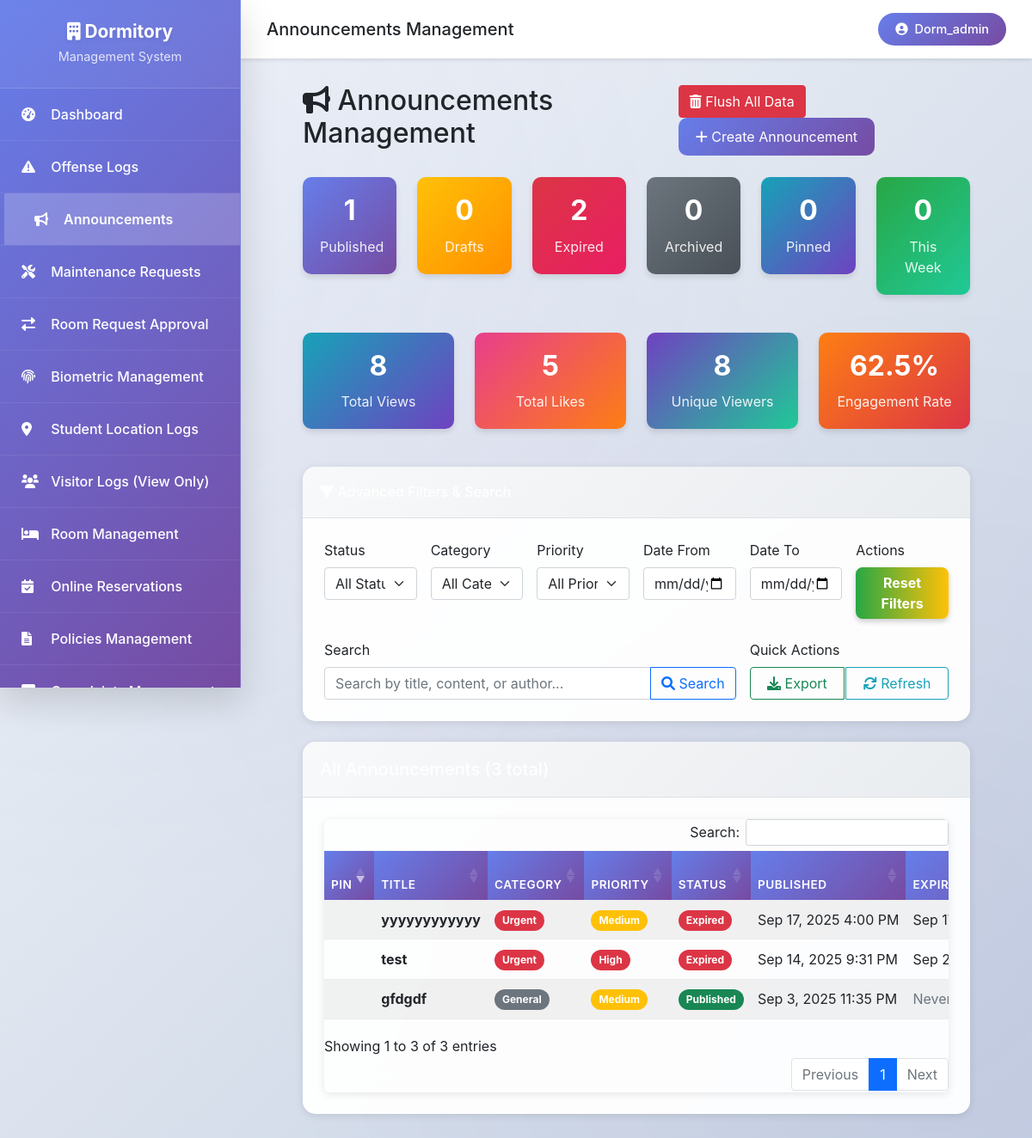
The page /admin/announcements.php (signed in) on the database its author committed.
### tables this page shows
CREATE TABLE `announcements` (
  `id` int(11) NOT NULL AUTO_INCREMENT,
  `title` varchar(200) NOT NULL,
  `content` text NOT NULL,
  `category` enum('general','urgent','events','maintenance','academic','sports') DEFAULT 'general',
  `priority` enum('low','medium','high','urgent') DEFAULT 'medium',
  `status` enum('draft','published') DEFAULT 'draft',
  `published_at` timestamp NULL DEFAULT NULL,
  `expires_at` timestamp NULL DEFAULT NULL,
  `is_pinned` tinyint(1) DEFAULT 0,
  `is_archived` tinyint(1) DEFAULT 0,
  `view_count` int(11) DEFAULT 0,
  `like_count` int(11) DEFAULT 0,
  `created_by` int(11) DEFAULT NULL,
  `created_at` timestamp NOT NULL DEFAULT current_timestamp(),
  `updated_at` timestamp NOT NULL DEFAULT current_timestamp() ON UPDATE current_timestamp(),
  PRIMARY KEY (`id`),
  KEY `created_by` (`created_by`),
  KEY `idx_announcements_status` (`status`),
  KEY `idx_announcements_published_at` (`published_at`),
  KEY `idx_announcements_expires_at` (`expires_at`),
  KEY `idx_announcements_is_pinned` (`is_pinned`),
  KEY `idx_announcements_is_archived` (`is_archived`),
  KEY `idx_announcements_category` (`category`),
  KEY `idx_announcements_priority` (`priority`),
  KEY `idx_announcements_published` (`published_at`),
  KEY `idx_announcements_pinned` (`is_pinned`),
  KEY `idx_announcements_archived` (`is_archived`),
  CONSTRAINT `announcements_ibfk_1` FOREIGN KEY (`created_by`) REFERENCES `admins` (`id`) ON DELETE SET NULL
);

### admin/announcements.php (the view, shortened to what this page needs)
<?php
include 'includes/header.php';
$pdo = getConnection();
try {
    $stmt = $pdo->query("SHOW COLUMNS FROM announcements LIKE 'category'");
    $has_new_columns = $stmt->fetch() !== false;
    $check_views = $pdo->query("SHOW TABLES LIKE 'announcement_views'");
    $check_likes = $pdo->query("SHOW TABLES LIKE 'announcement_likes'");
    $has_analytics = $check_views->rowCount() > 0 && $check_likes->rowCount() > 0;
    if ($has_new_columns && $has_analytics) {
        $stmt = $pdo->query("SELECT a.*,
            adm.username as created_by_name,
            CASE
                WHEN a.is_archived = 1 THEN 'archived'
                WHEN a.expires_at IS NOT NULL AND a.expires_at < NOW() THEN 'expired'
                WHEN a.status = 'published' THEN 'published'
                ELSE 'draft'
            END as display_status,
            COALESCE(a.view_count, 0) as view_count,
            COALESCE(a.like_count, 0) as like_count,
            (SELECT COUNT(*) FROM announcement_comments ac WHERE ac.announcement_id = a.id AND ac.is_deleted = 0) as comment_count,
            (SELECT COUNT(DISTINCT av.student_id) FROM announcement_views av WHERE av.announcement_id = a.id) as unique_viewers,
            (SELECT COUNT(DISTINCT al.student_id) FROM announcement_likes al WHERE al.announcement_id = a.id) as unique_likers
            FROM announcements a
            LEFT JOIN admins adm ON a.created_by = adm.id
            ORDER BY a.is_pinned DESC, a.published_at DESC, a.created_at DESC");
    }
    $announcements = $stmt->fetchAll();
} catch (PDOException $e) {
    $announcements = [];
    error_log("Database error in announcements.php: " . $e->getMessage());
}
?>
<div class="content-wrapper">
    <div class="container-fluid">
        <div class="d-flex justify-content-between align-items-center mb-4">
            <h2><i class="fas fa-bullhorn"></i> Announcements Management</h2>
            <div>
                <button class="btn btn-danger me-2" data-bs-toggle="modal" data-bs-target="#flushConfirmModal">
                    <i class="fas fa-trash-alt"></i> Flush All Data
                </button>
                <button class="btn btn-primary" data-bs-toggle="modal" data-bs-target="#addAnnouncementModal">
                    <i class="fas fa-plus"></i> Create Announcement
                </button>
            </div>
        </div>
        <div class="row mb-4">
            <div class="col-md-2">
                <div class="stats-card text-center">
                    <h3><?php echo count(array_filter($announcements, function($a) { return $a['display_status'] == 'published'; })); ?></h3>
                    <p>Published</p>
                </div>
            </div>
            <div class="col-md-2">
                <div class="stats-card text-center" style="background: linear-gradient(135deg, #ffc107 0%, #ff8f00 100%);">
                    <h3><?php echo count(array_filter($announcements, function($a) { return $a['display_status'] == 'draft'; })); ?></h3>
                    <p>Drafts</p>
                </div>
            </div>
            <div class="col-md-2">
                <div class="stats-card text-center" style="background: linear-gradient(135deg, #dc3545 0%, #e91e63 100%);">
                    <h3><?php echo count(array_filter($announcements, function($a) { return $a['display_status'] == 'expired'; })); ?></h3>
                    <p>Expired</p>
                </div>
            </div>
            <div class="col-md-2">
                <div class="stats-card text-center" style="background: linear-gradient(135deg, #6c757d 0%, #495057 100%);">
                    <h3><?php echo count(array_filter($announcements, function($a) { return $a['display_status'] == 'archived'; })); ?></h3>
                    <p>Archived</p>
                </div>
            </div>
            <div class="col-md-2">
                <div class="stats-card text-center" style="background: linear-gradient(135deg, #17a2b8 0%, #6f42c1 100%);">
                    <h3><?php echo count(array_filter($announcements, function($a) { return $a['is_pinned'] == 1; })); ?></h3>
                    <p>Pinned</p>
                </div>
            </div>
            <div class="col-md-2">
                <div class="stats-card text-center" style="background: linear-gradient(135deg, #28a745 0%, #20c997 100%);">
                    <h3><?php echo count(array_filter($announcements, function($a) { return strtotime($a['created_at']) > strtotime('-7 days'); })); ?></h3>
                    <p>This Week</p>
                </div>
            </div>
        </div>
        <?php if ($has_analytics): ?>
        <div class="row mb-4">
            <div class="col-md-3">
                <div class="stats-card text-center" style="background: linear-gradient(135deg, #17a2b8 0%, #6f42c1 100%);">
                    <h3><?php echo array_sum(array_column($announcements, 'view_count')); ?></h3>
                    <p>Total Views</p>
                </div>
            </div>
            <div class="col-md-3">
                <div class="stats-card text-center" style="background: linear-gradient(135deg, #e83e8c 0%, #fd7e14 100%);">
                    <h3><?php echo array_sum(array_column($announcements, 'like_count')); ?></h3>
                    <p>Total Likes</p>
                </div>
            </div>
            <div class="col-md-3">
                <div class="stats-card text-center" style="background: linear-gradient(135deg, #6f42c1 0%, #20c997 100%);">
                    <h3><?php echo array_sum(array_column($announcements, 'unique_viewers')); ?></h3>
                    <p>Unique Viewers</p>
                </div>
            </div>
            <div class="col-md-3">
                <div class="stats-card text-center" style="background: linear-gradient(135deg, #fd7e14 0%, #dc3545 100%);">
                    <h3><?php
                    $total_views = array_sum(array_column($announcements, 'view_count'));
                    $total_likes = array_sum(array_column($announcements, 'like_count'));
                    echo $total_views > 0 ? round(($total_likes / $total_views) * 100, 1) : 0;
                    ?>%</h3>
                    <p>Engagement Rate</p>
                </div>
            </div>
        </div>
        <?php endif; ?>
        <div class="card mb-4">
            <div class="card-header">
                <h6 class="mb-0"><i class="fas fa-filter"></i> Advanced Filters & Search</h6>
            </div>
            <div class="card-body">
                <div class="row g-3">
                    <div class="col-md-2">
                        <label class="form-label">Status</label>
                        <select id="statusFilter" class="form-select">
                            <option value="">All Status</option>
                        </select>
                    </div>
                    <div class="col-md-2">
                        <label class="form-label">Category</label>
                        <select id="categoryFilter" class="form-select">
                            <option value="">All Categories</option>
                        </select>
                    </div>
                    <div class="col-md-2">
                        <label class="form-label">Priority</label>
                        <select id="priorityFilter" class="form-select">
                            <option value="">All Priorities</option>
                        </select>
                    </div>
                    <div class="col-md-2">
                        <label class="form-label">Date From</label>
                        <input type="date" id="dateFromFilter" class="form-control">
                    </div>
                    <div class="col-md-2">
                        <label class="form-label">Date To</label>
                        <input type="date" id="dateToFilter" class="form-control">
                    </div>
                    <div class="col-md-2">
                        <label class="form-label">Actions</label>
                        <button id="resetFilters" class="btn reset-btn w-100">Reset Filters</button>
                    </div>
                </div>
                <div class="row g-3 mt-2">
                    <div class="col-md-8">
                        <label class="form-label">Search</label>
                        <div class="input-group">
                            <input type="text" id="searchInput" class="form-control" placeholder="Search by title, content, or author...">
                            <button class="btn btn-outline-primary" type="button" id="searchBtn">
                                <i class="fas fa-search"></i> Search
                            </button>
                        </div>
                    </div>
                    <div class="col-md-4">
                        <label class="form-label">Quick Actions</label>
                        <div class="btn-group w-100" role="group">
                            <button type="button" class="btn btn-outline-success" id="exportBtn">
                                <i class="fas fa-download"></i> Export
                            </button>
                            <button type="button" class="btn btn-outline-info" id="refreshBtn">
                                <i class="fas fa-sync"></i> Refresh
                            </button>
                        </div>
                    </div>
                </div>
            </div>
        </div>
        <div class="card">
            <div class="card-header">
                <h5 class="mb-0">All Announcements (<?php echo count($announcements); ?> total)</h5>
            </div>
            <div class="card-body">
                <div class="table-responsive">
                    <table class="table table-striped table-hover" id="announcementsTable">
                        <thead class="table-dark">
                            <tr>
                                <th style="width: 60px;">Pin</th>
                                <th>Title</th>
                                <th style="width: 100px;">Category</th>
                                <th style="width: 80px;">Priority</th>
                                <th style="width: 80px;">Status</th>
                                <th style="width: 120px;">Published</th>
                                <th style="width: 120px;">Expires</th>
                            </tr>
                        </thead>
                        <tbody>
                            <?php if (empty($announcements)): ?>
                                <tr>
                                    <td colspan="12" class="text-center text-muted py-4">
                                        <i class="fas fa-bullhorn fa-3x mb-3"></i><br>
                                        No announcements found.
                                    </td>
                                </tr>
                            <?php else: ?>
                                <?php foreach ($announcements as $announcement): ?>
                                    <tr class="<?php echo $announcement['is_pinned'] ? 'table-warning' : ''; ?>">
                                        <td class="text-center">
                                        </td>
                                        <td>
                                            <strong><?php echo htmlspecialchars($announcement['title']); ?></strong>
                                        </td>
                                        <td>
                                            <?php
                                            $category_class = '';
                                            switch ($announcement['category']) {
                                                case 'urgent': $category_class = 'badge bg-danger'; break;
                                                default: $category_class = 'badge bg-secondary'; break;
                                            }
                                            ?>
                                            <span class="<?php echo $category_class; ?>"><?php echo ucfirst($announcement['category']); ?></span>
                                        </td>
                                        <td>
                                            <?php
                                            $priority_class = '';
                                            switch ($announcement['priority']) {
                                                case 'medium': $priority_class = 'badge bg-warning'; break;
                                                case 'high': $priority_class = 'badge bg-danger'; break;
                                            }
                                            ?>
                                            <span class="<?php echo $priority_class; ?>"><?php echo ucfirst($announcement['priority']); ?></span>
                                        </td>
                                        <td>
                                            <?php
                                            $status_class = '';
                                            switch ($announcement['display_status']) {
                                                case 'published': $status_class = 'badge bg-success'; break;
                                                case 'expired': $status_class = 'badge bg-danger'; break;
                                            }
                                            ?>
                                            <span class="<?php echo $status_class; ?>"><?php echo ucfirst($announcement['display_status']); ?></span>
                                        </td>
                                        <td>
                                            <?php if ($announcement['published_at']): ?>
                                                <?php echo date('M j, Y g:i A', strtotime($announcement['published_at'])); ?>
                                            <?php else: ?>
                                                <span class="text-muted">-</span>
                                            <?php endif; ?>
                                        </td>
                                        <td>
                                            <?php if ($announcement['expires_at']): ?>
                                                <?php echo date('M j, Y g:i A', strtotime($announcement['expires_at'])); ?>
                                            <?php else: ?>
                                                <span class="text-muted">Never</span>
                                            <?php endif; ?>
                                        </td>
                                    </tr>
                                <?php endforeach; ?>
                            <?php endif; ?>
                        </tbody>
                    </table>
                </div>
            </div>
        </div>
    </div>
</div>
<?php include 'includes/footer.php'; ?>

### rows shown on the page
announcements: is_pinned "0", title "yyyyyyyyyyyy", category "Urgent", priority "Medium", display_status "Expired", published_at "Sep 17, 2025 4:00 PM", expires_at "Sep…"
announcements: title "test", category "Urgent", priority "High", display_status "Expired", published_at "Sep 14, 2025 9:31 PM", expires_at "Sep…"
announcements: title "gfdgdf", category "General", priority "Medium", display_status "Published", published_at "Sep 3, 2025 11:35 PM", shows "Never"

### other values the page prints
$page_title "Announcements Management"
$_SESSION['username'] "Dorm_admin"
array_sum(array_column($announcements, 'view_count')) "8"
array_sum(array_column($announcements, 'like_count')) "5"
array_sum(array_column($announcements, 'unique_viewers')) "8"
